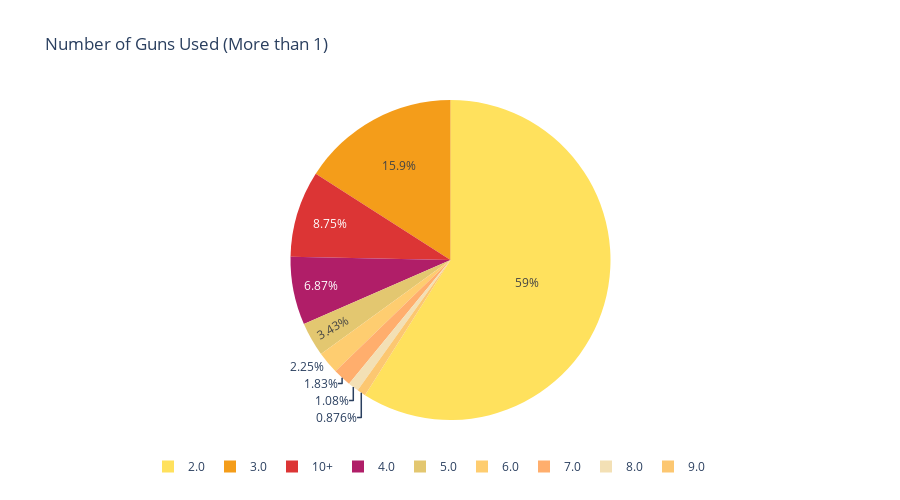

Notebook code cell kept with this figure:
### Code cell
df['n_guns'] = df['n_guns_involved'].apply(lambda x : "10+" if x>=10 else str(x))

tempdf = df['n_guns'].value_counts().reset_index()
tempdf = tempdf[tempdf['index'] != 'nan']
tempdf = tempdf[tempdf['index'] != '1.0']

labels = list(tempdf['index'])
values = list(tempdf['n_guns'])

trace1 = go.Pie(labels=labels, values=values, marker=dict(colors = ['#FFE15D', '#F49D1A', '#DC3535', '#B01E68', '#E3C770', '#FECD70', '#FFAE6D', '#F3E0B5', '#fcc771']))
layout = dict(height=500, title='Number of Guns Used (More than 1)', legend=dict(orientation="h"));
fig = go.Figure(data=[trace1], layout=layout)
iplot(fig)

### Figure 1 — Plotly figure (JSON) as saved in the notebook; plotly's stock layout.template omitted (floating-point values rounded to 4 significant figures)
{"data": [{"labels": ["2.0", "3.0", "10+", "4.0", "5.0", "6.0", "7.0", "8.0", "9.0"], "marker": {"colors": ["#FFE15D", "#F49D1A", "#DC3535", "#B01E68", "#E3C770", "#FECD70", "#FFAE6D", "#F3E0B5", "#fcc771"]}, "type": "pie", "values": [7477, 2021, 1109, 871, 435, 285, 232, 137, 111]}], "layout": {"height": 500, "legend": {"orientation": "h"}, "title": {"text": "Number of Guns Used (More than 1)"}}}
